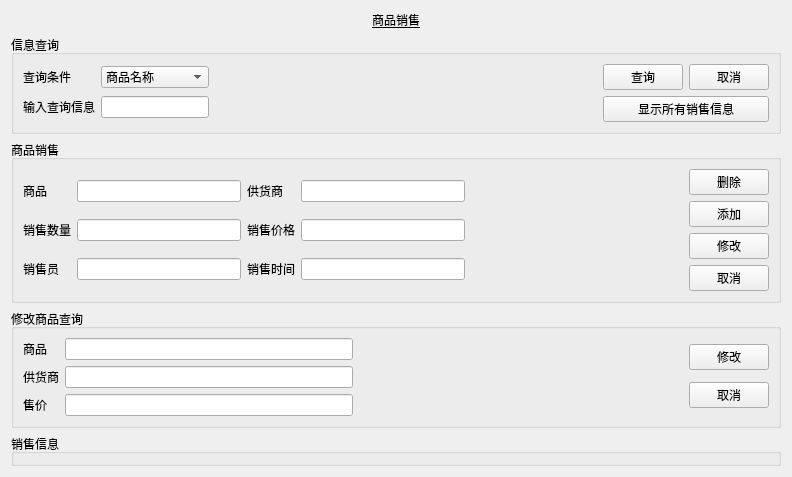
<?xml version="1.0" encoding="UTF-8"?>
<ui version="4.0">
 <class>SellGoods</class>
 <widget class="QWidget" name="SellGoods">
  <property name="geometry">
   <rect>
    <x>0</x>
    <y>0</y>
    <width>792</width>
    <height>477</height>
   </rect>
  </property>
  <property name="windowTitle">
   <string>Form</string>
  </property>
  <layout class="QVBoxLayout" name="verticalLayout_3">
   <item>
    <widget class="QLabel" name="label">
     <property name="font">
      <font>
       <family>Agency FB</family>
       <underline>true</underline>
      </font>
     </property>
     <property name="text">
      <string>商品销售</string>
     </property>
     <property name="alignment">
      <set>Qt::AlignCenter</set>
     </property>
    </widget>
   </item>
   <item>
    <widget class="QGroupBox" name="groupBox">
     <property name="title">
      <string>信息查询</string>
     </property>
     <layout class="QHBoxLayout" name="horizontalLayout_2">
      <item>
       <layout class="QGridLayout" name="gridLayout_2">
        <item row="0" column="0">
         <widget class="QLabel" name="label_2">
          <property name="text">
           <string>查询条件</string>
          </property>
         </widget>
        </item>
        <item row="1" column="0">
         <widget class="QLabel" name="label_3">
          <property name="text">
           <string>输入查询信息</string>
          </property>
         </widget>
        </item>
        <item row="0" column="1" colspan="2">
         <widget class="QComboBox" name="comboBox">
          <item>
           <property name="text">
            <string>商品名称</string>
           </property>
          </item>
         </widget>
        </item>
        <item row="1" column="1" colspan="2">
         <widget class="QLineEdit" name="lineEdit_2"/>
        </item>
       </layout>
      </item>
      <item>
       <spacer name="horizontalSpacer">
        <property name="orientation">
         <enum>Qt::Horizontal</enum>
        </property>
        <property name="sizeHint" stdset="0">
         <size>
          <width>171</width>
          <height>20</height>
         </size>
        </property>
       </spacer>
      </item>
      <item>
       <layout class="QGridLayout" name="gridLayout">
        <item row="0" column="0">
         <widget class="QPushButton" name="pushButton">
          <property name="text">
           <string>查询</string>
          </property>
         </widget>
        </item>
        <item row="0" column="1">
         <widget class="QPushButton" name="pushButton_2">
          <property name="text">
           <string>取消</string>
          </property>
         </widget>
        </item>
        <item row="1" column="0" colspan="2">
         <widget class="QPushButton" name="pushButton_3">
          <property name="text">
           <string>显示所有销售信息</string>
          </property>
         </widget>
        </item>
       </layout>
      </item>
     </layout>
    </widget>
   </item>
   <item>
    <widget class="QGroupBox" name="groupBox_2">
     <property name="title">
      <string>商品销售</string>
     </property>
     <layout class="QHBoxLayout" name="horizontalLayout">
      <item>
       <layout class="QGridLayout" name="gridLayout_4">
        <item row="0" column="0">
         <widget class="QLabel" name="label_4">
          <property name="text">
           <string>商品</string>
          </property>
         </widget>
        </item>
        <item row="0" column="1">
         <widget class="QLineEdit" name="lineEdit_3"/>
        </item>
        <item row="1" column="0">
         <widget class="QLabel" name="label_6">
          <property name="text">
           <string>销售数量</string>
          </property>
         </widget>
        </item>
        <item row="1" column="1">
         <widget class="QLineEdit" name="lineEdit_5"/>
        </item>
        <item row="2" column="0">
         <widget class="QLabel" name="label_8">
          <property name="text">
           <string>销售员</string>
          </property>
         </widget>
        </item>
        <item row="2" column="1">
         <widget class="QLineEdit" name="lineEdit_7"/>
        </item>
       </layout>
      </item>
      <item>
       <layout class="QGridLayout" name="gridLayout_3">
        <item row="0" column="0">
         <widget class="QLabel" name="label_5">
          <property name="text">
           <string>供货商</string>
          </property>
         </widget>
        </item>
        <item row="0" column="1">
         <widget class="QLineEdit" name="lineEdit_4"/>
        </item>
        <item row="1" column="0">
         <widget class="QLabel" name="label_7">
          <property name="text">
           <string>销售价格</string>
          </property>
         </widget>
        </item>
        <item row="1" column="1">
         <widget class="QLineEdit" name="lineEdit_6"/>
        </item>
        <item row="2" column="0">
         <widget class="QLabel" name="label_9">
          <property name="text">
           <string>销售时间</string>
          </property>
         </widget>
        </item>
        <item row="2" column="1">
         <widget class="QLineEdit" name="lineEdit_8"/>
        </item>
       </layout>
      </item>
      <item>
       <spacer name="horizontalSpacer_2">
        <property name="orientation">
         <enum>Qt::Horizontal</enum>
        </property>
        <property name="sizeHint" stdset="0">
         <size>
          <width>83</width>
          <height>20</height>
         </size>
        </property>
       </spacer>
      </item>
      <item>
       <layout class="QVBoxLayout" name="verticalLayout">
        <item>
         <widget class="QPushButton" name="pushButton_6">
          <property name="text">
           <string>删除</string>
          </property>
         </widget>
        </item>
        <item>
         <widget class="QPushButton" name="pushButton_7">
          <property name="text">
           <string>添加</string>
          </property>
         </widget>
        </item>
        <item>
         <widget class="QPushButton" name="pushButton_4">
          <property name="text">
           <string>修改</string>
          </property>
         </widget>
        </item>
        <item>
         <widget class="QPushButton" name="pushButton_5">
          <property name="text">
           <string>取消</string>
          </property>
         </widget>
        </item>
       </layout>
      </item>
     </layout>
    </widget>
   </item>
   <item>
    <widget class="QGroupBox" name="groupBox_4">
     <property name="title">
      <string>修改商品查询</string>
     </property>
     <layout class="QHBoxLayout" name="horizontalLayout_4">
      <item>
       <layout class="QGridLayout" name="gridLayout_7">
        <item row="0" column="0">
         <widget class="QLabel" name="label_12">
          <property name="text">
           <string>商品</string>
          </property>
         </widget>
        </item>
        <item row="0" column="1">
         <widget class="QLineEdit" name="lineEdit_11"/>
        </item>
        <item row="1" column="0">
         <widget class="QLabel" name="label_13">
          <property name="text">
           <string>供货商</string>
          </property>
         </widget>
        </item>
        <item row="1" column="1">
         <widget class="QLineEdit" name="lineEdit_10"/>
        </item>
        <item row="2" column="0">
         <widget class="QLabel" name="label_14">
          <property name="text">
           <string>售价</string>
          </property>
         </widget>
        </item>
        <item row="2" column="1">
         <widget class="QLineEdit" name="lineEdit_12"/>
        </item>
       </layout>
      </item>
      <item>
       <spacer name="horizontalSpacer_4">
        <property name="orientation">
         <enum>Qt::Horizontal</enum>
        </property>
        <property name="sizeHint" stdset="0">
         <size>
          <width>171</width>
          <height>20</height>
         </size>
        </property>
       </spacer>
      </item>
      <item>
       <layout class="QVBoxLayout" name="verticalLayout_2">
        <item>
         <widget class="QPushButton" name="pushButton_11">
          <property name="text">
           <string>修改</string>
          </property>
         </widget>
        </item>
        <item>
         <widget class="QPushButton" name="pushButton_12">
          <property name="text">
           <string>取消</string>
          </property>
         </widget>
        </item>
       </layout>
      </item>
     </layout>
    </widget>
   </item>
   <item>
    <widget class="QGroupBox" name="groupBox_3">
     <property name="sizePolicy">
      <sizepolicy hsizetype="Preferred" vsizetype="Expanding">
       <horstretch>0</horstretch>
       <verstretch>0</verstretch>
      </sizepolicy>
     </property>
     <property name="title">
      <string>销售信息</string>
     </property>
     <widget class="QTableWidget" name="tableWidget">
      <property name="geometry">
       <rect>
        <x>10</x>
        <y>33</y>
        <width>611</width>
        <height>181</height>
       </rect>
      </property>
      <column>
       <property name="text">
        <string>商品</string>
       </property>
      </column>
      <column>
       <property name="text">
        <string>供货商</string>
       </property>
      </column>
      <column>
       <property name="text">
        <string>销售数量</string>
       </property>
      </column>
      <column>
       <property name="text">
        <string>销售价格</string>
       </property>
      </column>
      <column>
       <property name="text">
        <string>销售员</string>
       </property>
      </column>
      <column>
       <property name="text">
        <string>销售时间</string>
       </property>
      </column>
     </widget>
    </widget>
   </item>
  </layout>
 </widget>
 <resources/>
 <connections/>
</ui>
